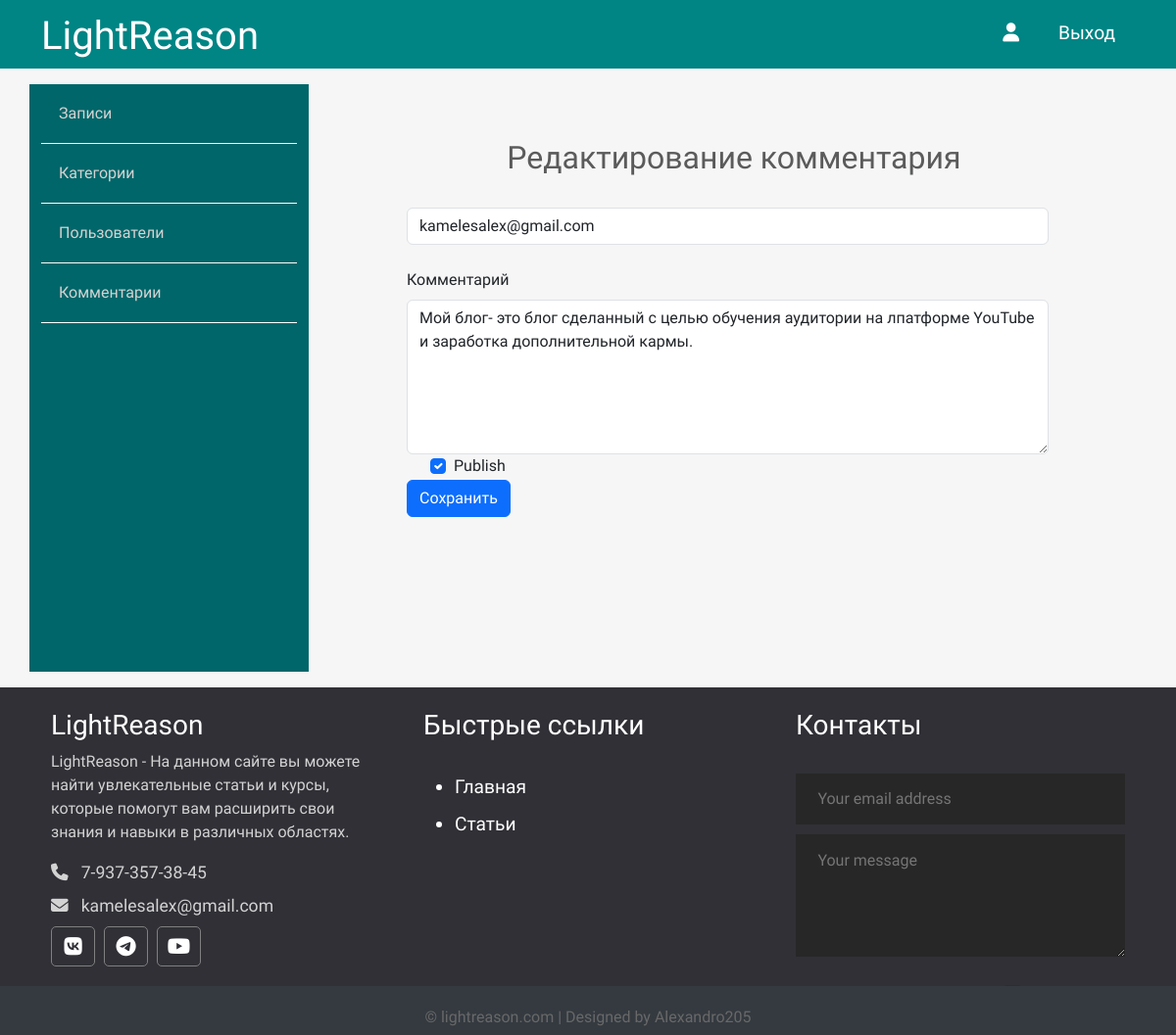
The page /admin/comments/edit.php?id=2 on the database its author committed.
### tables this page shows
CREATE TABLE `comments` (
  `id` int NOT NULL,
  `status` tinyint DEFAULT '0',
  `page` int NOT NULL,
  `email` varchar(255) NOT NULL,
  `comment` text NOT NULL,
  `created_data` datetime NOT NULL DEFAULT CURRENT_TIMESTAMP
);

### app/database/db.php (called while the page is built, shortened)
<?php
require('connect.php');
function dbCheckError($query) {
    $errInfo = $query->errorInfo();
    return true;
}
function seleceOne($table, $params = []){
    global $pdo;
    $sql = "SELECT * FROM $table";
    if (!empty($params)) {
        $i = 0;
        foreach ($params as $key => $value) {
            if ($i === 0) {
                $sql = $sql . " WHERE $key = $value";
            }else {
                $sql = $sql . " AND $key = $value";
            }
            $i++;
        }
    }
    $query = $pdo->prepare($sql);
    $query->execute();
    return $query->fetch();
}

### app/controllers/commentaries.php (called while the page is built, shortened)
<?php
include_once SITE_ROOT . "/app/database/db.php";
if($_SERVER['REQUEST_METHOD'] === 'GET' && isset($_GET['id'])){
    $oneComment = seleceOne('comments', ['id' => $_GET['id']]);
    $email =  $oneComment['email'];
    $text1 = $oneComment['comment'];
    $pub = $oneComment['status'];
}

### admin/comments/edit.php (the view, shortened to what this page needs)
<?php
include "../../app/controllers/commentaries.php";
?>
<!doctype html>
<html lang="ru">
<head>
    <link href="https://cdn.jsdelivr.net/npm/bootstrap@5.3.3/dist/css/bootstrap.min.css" rel="stylesheet">
    <link rel="stylesheet" href="https://cdn.ckeditor.com/ckeditor5/44.1.0/ckeditor5.css" />
    <link rel="stylesheet" href="../../assets/css/admin.css">
</head>
<body>
<?php include("../../app/include/header-admin.php"); ?>
<div class="container">
    <?php include("../../app/include/sidebar-admin.php"); ?>
    <div class="posts col-9">
        <div class="row title-table">
            <h2>Редактирование комментария</h2>
        </div>
        <div class="row add-post">
            <div class="mb-12 col-12 col-md-12 err">
            </div>
            <form action="edit.php" method="post" ">
                <div class="col mb-4">
                    <input value="<?=$email; ?>" name="title" type="text" readonly="readonly" class="form-control" placeholder="Title" aria-label="Название статьи">
                </div>
                <div class="col">
                    <label for="editor" class="form-label">Комментарий</label>
                    <textarea name="content" id="editor" class="form-control" rows="6"><?=$text1 ?></textarea>
                </div>
                <div class="form-check">
                    <div class="form-check">
                        <?php if($pub) $checked = "checked"; else $checked = "";?>
                        <input name="publish" class="form-check-input" type="checkbox" id="flexCheckChecked" <?=$checked;?> >
                        <label class="form-check-label" for="flexCheckChecked">
                            Publish
                        </label>
                    </div>
                </div>
                <div class="col col-6">
                    <button name="edit_comment" class="btn btn-primary" type="submit">Сохранить</button>
                </div>
            </form>
        </div>
    </div>
</div>
</div>
<?php include("../../app/include/footer.php"); ?>
</body>
</html>

### assets/css/admin.css (style rules this page uses)
* { font-family: 'Comfortaa', cursive; }
html, h1, h2, h3, h4, h5, h6 { color: #5c5b5b; }
body { background: #f6f6f6; }
.posts { height: 100%; padding: 40px 100px 100px; }
.posts h2 { text-align: center; margin: 2rem 0 0 0.4rem; }
.add-post .err { padding: 1rem 0; color: brown; }

### rows shown on the page
comments: title "kamelesalex@gmail.com", content "Мой блог- это блог сделанный с целью обучения аудитории на лпатформе YouTube и заработка дополнительной кармы."
